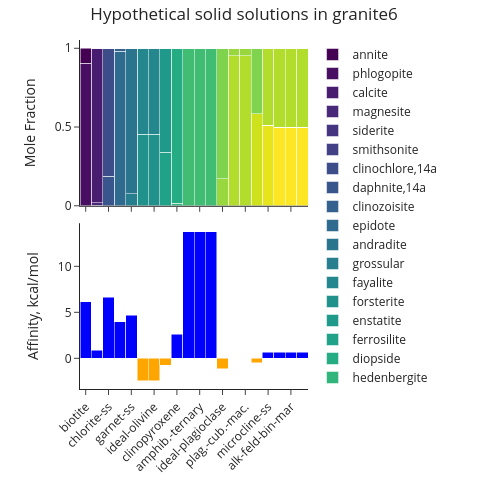

The cell this chart's notebook holds for it:
### Markdown cell above
### Check solid solutions

If you have included solid solutions in your sample, you can visualize them with `plot_solid_solutions`.

The upper plot displays mole fractions of the solid solution endmembers. The lower plot depicts whether the solid solution is supersaturated (blue) or undersaturated (orange) with respect to the fluid.

### Code cell
speciation_6_no_aq_org.plot_solid_solutions("granite6")

### Figure 1 — Plotly figure (JSON) as saved in the notebook; plotly's stock layout.template omitted (floating-point values rounded to 4 significant figures)
{"data": [{"marker": {"color": "#fde725"}, "name": "K-feldspar", "type": "bar", "x": ["biotite", "carbonate-calcite", "chlorite-ss", "epidote-ss", "garnet-ss", "olivine", "ideal-olivine", "orthopyroxene", "clinopyroxene", "ca-amphib.-binary", "amphib.-ternary", "trem-parg-binary", "ideal-plagioclase", "plagioclase,low", "plag.-cub.-mac.", "sanidine-ss", "microcline-ss", "alk.-feldspar-ss", "alk-feld-bin-mar", "feld-bin-marg-2"], "xaxis": "x", "y": [0, 0, 0, 0, 0, 0, 0, 0, 0, 0, 0, 0, 0, 0, 0, 0, 0, 0.4989, 0.4989, 0.4989], "yaxis": "y"}, {"marker": {"color": "#e7e419"}, "name": "microcline,maximum", "type": "bar", "x": ["biotite", "carbonate-calcite", "chlorite-ss", "epidote-ss", "garnet-ss", "olivine", "ideal-olivine", "orthopyroxene", "clinopyroxene", "ca-amphib.-binary", "amphib.-ternary", "trem-parg-binary", "ideal-plagioclase", "plagioclase,low", "plag.-cub.-mac.", "sanidine-ss", "microcline-ss", "alk.-feldspar-ss", "alk-feld-bin-mar", "feld-bin-marg-2"], "xaxis": "x", "y": [0, 0, 0, 0, 0, 0, 0, 0, 0, 0, 0, 0, 0, 0, 0, 0, 0.5116, 0, 0, 0], "yaxis": "y"}, {"marker": {"color": "#cde11d"}, "name": "sanidine,high", "type": "bar", "x": ["biotite", "carbonate-calcite", "chlorite-ss", "epidote-ss", "garnet-ss", "olivine", "ideal-olivine", "orthopyroxene", "clinopyroxene", "ca-amphib.-binary", "amphib.-ternary", "trem-parg-binary", "ideal-plagioclase", "plagioclase,low", "plag.-cub.-mac.", "sanidine-ss", "microcline-ss", "alk.-feldspar-ss", "alk-feld-bin-mar", "feld-bin-marg-2"], "xaxis": "x", "y": [0, 0, 0, 0, 0, 0, 0, 0, 0, 0, 0, 0, 0, 0, 0, 0.5831, 0, 0, 0, 0], "yaxis": "y"}, {"marker": {"color": "#b2dd2d"}, "name": "albite,low", "type": "bar", "x": ["biotite", "carbonate-calcite", "chlorite-ss", "epidote-ss", "garnet-ss", "olivine", "ideal-olivine", "orthopyroxene", "clinopyroxene", "ca-amphib.-binary", "amphib.-ternary", "trem-parg-binary", "ideal-plagioclase", "plagioclase,low", "plag.-cub.-mac.", "sanidine-ss", "microcline-ss", "alk.-feldspar-ss", "alk-feld-bin-mar", "feld-bin-marg-2"], "xaxis": "x", "y": [0, 0, 0, 0, 0, 0, 0, 0, 0, 0, 0, 0, 0, 0.9515, 0.9515, 0, 0.4884, 0.5011, 0.5011, 0.5011], "yaxis": "y"}, {"marker": {"color": "#98d83e"}, "name": "anorthite", "type": "bar", "x": ["biotite", "carbonate-calcite", "chlorite-ss", "epidote-ss", "garnet-ss", "olivine", "ideal-olivine", "orthopyroxene", "clinopyroxene", "ca-amphib.-binary", "amphib.-ternary", "trem-parg-binary", "ideal-plagioclase", "plagioclase,low", "plag.-cub.-mac.", "sanidine-ss", "microcline-ss", "alk.-feldspar-ss", "alk-feld-bin-mar", "feld-bin-marg-2"], "xaxis": "x", "y": [0, 0, 0, 0, 0, 0, 0, 0, 0, 0, 0, 0, 0.1719, 0.04854, 0.04854, 0, 0, 0, 0, 0], "yaxis": "y"}, {"marker": {"color": "#7fd34e"}, "name": "albite,high", "type": "bar", "x": ["biotite", "carbonate-calcite", "chlorite-ss", "epidote-ss", "garnet-ss", "olivine", "ideal-olivine", "orthopyroxene", "clinopyroxene", "ca-amphib.-binary", "amphib.-ternary", "trem-parg-binary", "ideal-plagioclase", "plagioclase,low", "plag.-cub.-mac.", "sanidine-ss", "microcline-ss", "alk.-feldspar-ss", "alk-feld-bin-mar", "feld-bin-marg-2"], "xaxis": "x", "y": [0, 0, 0, 0, 0, 0, 0, 0, 0, 0, 0, 0, 0.8281, 0, 0, 0.4169, 0, 0, 0, 0], "yaxis": "y"}, {"marker": {"color": "#67cc5c"}, "name": "pargasite", "type": "bar", "x": ["biotite", "carbonate-calcite", "chlorite-ss", "epidote-ss", "garnet-ss", "olivine", "ideal-olivine", "orthopyroxene", "clinopyroxene", "ca-amphib.-binary", "amphib.-ternary", "trem-parg-binary", "ideal-plagioclase", "plagioclase,low", "plag.-cub.-mac.", "sanidine-ss", "microcline-ss", "alk.-feldspar-ss", "alk-feld-bin-mar", "feld-bin-marg-2"], "xaxis": "x", "y": [0, 0, 0, 0, 0, 0, 0, 0, 0, 0, 1.1e-09, 1.1e-09, 0, 0, 0, 0, 0, 0, 0, 0], "yaxis": "y"}, {"marker": {"color": "#54c568"}, "name": "ferrotremolite", "type": "bar", "x": ["biotite", "carbonate-calcite", "chlorite-ss", "epidote-ss", "garnet-ss", "olivine", "ideal-olivine", "orthopyroxene", "clinopyroxene", "ca-amphib.-binary", "amphib.-ternary", "trem-parg-binary", "ideal-plagioclase", "plagioclase,low", "plag.-cub.-mac.", "sanidine-ss", "microcline-ss", "alk.-feldspar-ss", "alk-feld-bin-mar", "feld-bin-marg-2"], "xaxis": "x", "y": [0, 0, 0, 0, 0, 0, 0, 0, 0, 1.921e-08, 1.921e-08, 0, 0, 0, 0, 0, 0, 0, 0, 0], "yaxis": "y"}, {"marker": {"color": "#40bd72"}, "name": "tremolite", "type": "bar", "x": ["biotite", "carbonate-calcite", "chlorite-ss", "epidote-ss", "garnet-ss", "olivine", "ideal-olivine", "orthopyroxene", "clinopyroxene", "ca-amphib.-binary", "amphib.-ternary", "trem-parg-binary", "ideal-plagioclase", "plagioclase,low", "plag.-cub.-mac.", "sanidine-ss", "microcline-ss", "alk.-feldspar-ss", "alk-feld-bin-mar", "feld-bin-marg-2"], "xaxis": "x", "y": [0, 0, 0, 0, 0, 0, 0, 0, 0, 1, 1, 1, 0, 0, 0, 0, 0, 0, 0, 0], "yaxis": "y"}, {"marker": {"color": "#31b57b"}, "name": "hedenbergite", "type": "bar", "x": ["biotite", "carbonate-calcite", "chlorite-ss", "epidote-ss", "garnet-ss", "olivine", "ideal-olivine", "orthopyroxene", "clinopyroxene", "ca-amphib.-binary", "amphib.-ternary", "trem-parg-binary", "ideal-plagioclase", "plagioclase,low", "plag.-cub.-mac.", "sanidine-ss", "microcline-ss", "alk.-feldspar-ss", "alk-feld-bin-mar", "feld-bin-marg-2"], "xaxis": "x", "y": [0, 0, 0, 0, 0, 0, 0, 0, 0.01567, 0, 0, 0, 0, 0, 0, 0, 0, 0, 0, 0], "yaxis": "y"}, {"marker": {"color": "#25ac82"}, "name": "diopside", "type": "bar", "x": ["biotite", "carbonate-calcite", "chlorite-ss", "epidote-ss", "garnet-ss", "olivine", "ideal-olivine", "orthopyroxene", "clinopyroxene", "ca-amphib.-binary", "amphib.-ternary", "trem-parg-binary", "ideal-plagioclase", "plagioclase,low", "plag.-cub.-mac.", "sanidine-ss", "microcline-ss", "alk.-feldspar-ss", "alk-feld-bin-mar", "feld-bin-marg-2"], "xaxis": "x", "y": [0, 0, 0, 0, 0, 0, 0, 0, 0.9843, 0, 0, 0, 0, 0, 0, 0, 0, 0, 0, 0], "yaxis": "y"}, {"marker": {"color": "#1fa287"}, "name": "ferrosilite", "type": "bar", "x": ["biotite", "carbonate-calcite", "chlorite-ss", "epidote-ss", "garnet-ss", "olivine", "ideal-olivine", "orthopyroxene", "clinopyroxene", "ca-amphib.-binary", "amphib.-ternary", "trem-parg-binary", "ideal-plagioclase", "plagioclase,low", "plag.-cub.-mac.", "sanidine-ss", "microcline-ss", "alk.-feldspar-ss", "alk-feld-bin-mar", "feld-bin-marg-2"], "xaxis": "x", "y": [0, 0, 0, 0, 0, 0, 0, 0.339, 0, 0, 0, 0, 0, 0, 0, 0, 0, 0, 0, 0], "yaxis": "y"}, {"marker": {"color": "#1f998a"}, "name": "enstatite", "type": "bar", "x": ["biotite", "carbonate-calcite", "chlorite-ss", "epidote-ss", "garnet-ss", "olivine", "ideal-olivine", "orthopyroxene", "clinopyroxene", "ca-amphib.-binary", "amphib.-ternary", "trem-parg-binary", "ideal-plagioclase", "plagioclase,low", "plag.-cub.-mac.", "sanidine-ss", "microcline-ss", "alk.-feldspar-ss", "alk-feld-bin-mar", "feld-bin-marg-2"], "xaxis": "x", "y": [0, 0, 0, 0, 0, 0, 0, 0.661, 0, 0, 0, 0, 0, 0, 0, 0, 0, 0, 0, 0], "yaxis": "y"}, {"marker": {"color": "#21918c"}, "name": "forsterite", "type": "bar", "x": ["biotite", "carbonate-calcite", "chlorite-ss", "epidote-ss", "garnet-ss", "olivine", "ideal-olivine", "orthopyroxene", "clinopyroxene", "ca-amphib.-binary", "amphib.-ternary", "trem-parg-binary", "ideal-plagioclase", "plagioclase,low", "plag.-cub.-mac.", "sanidine-ss", "microcline-ss", "alk.-feldspar-ss", "alk-feld-bin-mar", "feld-bin-marg-2"], "xaxis": "x", "y": [0, 0, 0, 0, 0, 0.4542, 0.4542, 0, 0, 0, 0, 0, 0, 0, 0, 0, 0, 0, 0, 0], "yaxis": "y"}, {"marker": {"color": "#24878e"}, "name": "fayalite", "type": "bar", "x": ["biotite", "carbonate-calcite", "chlorite-ss", "epidote-ss", "garnet-ss", "olivine", "ideal-olivine", "orthopyroxene", "clinopyroxene", "ca-amphib.-binary", "amphib.-ternary", "trem-parg-binary", "ideal-plagioclase", "plagioclase,low", "plag.-cub.-mac.", "sanidine-ss", "microcline-ss", "alk.-feldspar-ss", "alk-feld-bin-mar", "feld-bin-marg-2"], "xaxis": "x", "y": [0, 0, 0, 0, 0, 0.5458, 0.5458, 0, 0, 0, 0, 0, 0, 0, 0, 0, 0, 0, 0, 0], "yaxis": "y"}, {"marker": {"color": "#277e8e"}, "name": "grossular", "type": "bar", "x": ["biotite", "carbonate-calcite", "chlorite-ss", "epidote-ss", "garnet-ss", "olivine", "ideal-olivine", "orthopyroxene", "clinopyroxene", "ca-amphib.-binary", "amphib.-ternary", "trem-parg-binary", "ideal-plagioclase", "plagioclase,low", "plag.-cub.-mac.", "sanidine-ss", "microcline-ss", "alk.-feldspar-ss", "alk-feld-bin-mar", "feld-bin-marg-2"], "xaxis": "x", "y": [0, 0, 0, 0, 0.07584, 0, 0, 0, 0, 0, 0, 0, 0, 0, 0, 0, 0, 0, 0, 0], "yaxis": "y"}, {"marker": {"color": "#2b748e"}, "name": "andradite", "type": "bar", "x": ["biotite", "carbonate-calcite", "chlorite-ss", "epidote-ss", "garnet-ss", "olivine", "ideal-olivine", "orthopyroxene", "clinopyroxene", "ca-amphib.-binary", "amphib.-ternary", "trem-parg-binary", "ideal-plagioclase", "plagioclase,low", "plag.-cub.-mac.", "sanidine-ss", "microcline-ss", "alk.-feldspar-ss", "alk-feld-bin-mar", "feld-bin-marg-2"], "xaxis": "x", "y": [0, 0, 0, 0, 0.9242, 0, 0, 0, 0, 0, 0, 0, 0, 0, 0, 0, 0, 0, 0, 0], "yaxis": "y"}, {"marker": {"color": "#2f6b8e"}, "name": "epidote", "type": "bar", "x": ["biotite", "carbonate-calcite", "chlorite-ss", "epidote-ss", "garnet-ss", "olivine", "ideal-olivine", "orthopyroxene", "clinopyroxene", "ca-amphib.-binary", "amphib.-ternary", "trem-parg-binary", "ideal-plagioclase", "plagioclase,low", "plag.-cub.-mac.", "sanidine-ss", "microcline-ss", "alk.-feldspar-ss", "alk-feld-bin-mar", "feld-bin-marg-2"], "xaxis": "x", "y": [0, 0, 0, 0.9823, 0, 0, 0, 0, 0, 0, 0, 0, 0, 0, 0, 0, 0, 0, 0, 0], "yaxis": "y"}, {"marker": {"color": "#34618d"}, "name": "clinozoisite", "type": "bar", "x": ["biotite", "carbonate-calcite", "chlorite-ss", "epidote-ss", "garnet-ss", "olivine", "ideal-olivine", "orthopyroxene", "clinopyroxene", "ca-amphib.-binary", "amphib.-ternary", "trem-parg-binary", "ideal-plagioclase", "plagioclase,low", "plag.-cub.-mac.", "sanidine-ss", "microcline-ss", "alk.-feldspar-ss", "alk-feld-bin-mar", "feld-bin-marg-2"], "xaxis": "x", "y": [0, 0, 0, 0.0177, 0, 0, 0, 0, 0, 0, 0, 0, 0, 0, 0, 0, 0, 0, 0, 0], "yaxis": "y"}, {"marker": {"color": "#39568c"}, "name": "daphnite,14a", "type": "bar", "x": ["biotite", "carbonate-calcite", "chlorite-ss", "epidote-ss", "garnet-ss", "olivine", "ideal-olivine", "orthopyroxene", "clinopyroxene", "ca-amphib.-binary", "amphib.-ternary", "trem-parg-binary", "ideal-plagioclase", "plagioclase,low", "plag.-cub.-mac.", "sanidine-ss", "microcline-ss", "alk.-feldspar-ss", "alk-feld-bin-mar", "feld-bin-marg-2"], "xaxis": "x", "y": [0, 0, 0.1881, 0, 0, 0, 0, 0, 0, 0, 0, 0, 0, 0, 0, 0, 0, 0, 0, 0], "yaxis": "y"}, {"marker": {"color": "#3d4d8a"}, "name": "clinochlore,14a", "type": "bar", "x": ["biotite", "carbonate-calcite", "chlorite-ss", "epidote-ss", "garnet-ss", "olivine", "ideal-olivine", "orthopyroxene", "clinopyroxene", "ca-amphib.-binary", "amphib.-ternary", "trem-parg-binary", "ideal-plagioclase", "plagioclase,low", "plag.-cub.-mac.", "sanidine-ss", "microcline-ss", "alk.-feldspar-ss", "alk-feld-bin-mar", "feld-bin-marg-2"], "xaxis": "x", "y": [0, 0, 0.8119, 0, 0, 0, 0, 0, 0, 0, 0, 0, 0, 0, 0, 0, 0, 0, 0, 0], "yaxis": "y"}, {"marker": {"color": "#424186"}, "name": "smithsonite", "type": "bar", "x": ["biotite", "carbonate-calcite", "chlorite-ss", "epidote-ss", "garnet-ss", "olivine", "ideal-olivine", "orthopyroxene", "clinopyroxene", "ca-amphib.-binary", "amphib.-ternary", "trem-parg-binary", "ideal-plagioclase", "plagioclase,low", "plag.-cub.-mac.", "sanidine-ss", "microcline-ss", "alk.-feldspar-ss", "alk-feld-bin-mar", "feld-bin-marg-2"], "xaxis": "x", "y": [0, 7.089e-06, 0, 0, 0, 0, 0, 0, 0, 0, 0, 0, 0, 0, 0, 0, 0, 0, 0, 0], "yaxis": "y"}, {"marker": {"color": "#453581"}, "name": "siderite", "type": "bar", "x": ["biotite", "carbonate-calcite", "chlorite-ss", "epidote-ss", "garnet-ss", "olivine", "ideal-olivine", "orthopyroxene", "clinopyroxene", "ca-amphib.-binary", "amphib.-ternary", "trem-parg-binary", "ideal-plagioclase", "plagioclase,low", "plag.-cub.-mac.", "sanidine-ss", "microcline-ss", "alk.-feldspar-ss", "alk-feld-bin-mar", "feld-bin-marg-2"], "xaxis": "x", "y": [0, 0.002134, 0, 0, 0, 0, 0, 0, 0, 0, 0, 0, 0, 0, 0, 0, 0, 0, 0, 0], "yaxis": "y"}, {"marker": {"color": "#482979"}, "name": "magnesite", "type": "bar", "x": ["biotite", "carbonate-calcite", "chlorite-ss", "epidote-ss", "garnet-ss", "olivine", "ideal-olivine", "orthopyroxene", "clinopyroxene", "ca-amphib.-binary", "amphib.-ternary", "trem-parg-binary", "ideal-plagioclase", "plagioclase,low", "plag.-cub.-mac.", "sanidine-ss", "microcline-ss", "alk.-feldspar-ss", "alk-feld-bin-mar", "feld-bin-marg-2"], "xaxis": "x", "y": [0, 0.01618, 0, 0, 0, 0, 0, 0, 0, 0, 0, 0, 0, 0, 0, 0, 0, 0, 0, 0], "yaxis": "y"}, {"marker": {"color": "#481c6e"}, "name": "calcite", "type": "bar", "x": ["biotite", "carbonate-calcite", "chlorite-ss", "epidote-ss", "garnet-ss", "olivine", "ideal-olivine", "orthopyroxene", "clinopyroxene", "ca-amphib.-binary", "amphib.-ternary", "trem-parg-binary", "ideal-plagioclase", "plagioclase,low", "plag.-cub.-mac.", "sanidine-ss", "microcline-ss", "alk.-feldspar-ss", "alk-feld-bin-mar", "feld-bin-marg-2"], "xaxis": "x", "y": [0, 0.9817, 0, 0, 0, 0, 0, 0, 0, 0, 0, 0, 0, 0, 0, 0, 0, 0, 0, 0], "yaxis": "y"}, {"marker": {"color": "#470e61"}, "name": "phlogopite", "type": "bar", "x": ["biotite", "carbonate-calcite", "chlorite-ss", "epidote-ss", "garnet-ss", "olivine", "ideal-olivine", "orthopyroxene", "clinopyroxene", "ca-amphib.-binary", "amphib.-ternary", "trem-parg-binary", "ideal-plagioclase", "plagioclase,low", "plag.-cub.-mac.", "sanidine-ss", "microcline-ss", "alk.-feldspar-ss", "alk-feld-bin-mar", "feld-bin-marg-2"], "xaxis": "x", "y": [0.9059, 0, 0, 0, 0, 0, 0, 0, 0, 0, 0, 0, 0, 0, 0, 0, 0, 0, 0, 0], "yaxis": "y"}, {"marker": {"color": "#440154"}, "name": "annite", "type": "bar", "x": ["biotite", "carbonate-calcite", "chlorite-ss", "epidote-ss", "garnet-ss", "olivine", "ideal-olivine", "orthopyroxene", "clinopyroxene", "ca-amphib.-binary", "amphib.-ternary", "trem-parg-binary", "ideal-plagioclase", "plagioclase,low", "plag.-cub.-mac.", "sanidine-ss", "microcline-ss", "alk.-feldspar-ss", "alk-feld-bin-mar", "feld-bin-marg-2"], "xaxis": "x", "y": [0.0941, 0, 0, 0, 0, 0, 0, 0, 0, 0, 0, 0, 0, 0, 0, 0, 0, 0, 0, 0], "yaxis": "y"}, {"marker": {"color": ["blue", "blue", "blue", "blue", "blue", "orange", "orange", "orange", "blue", "blue", "blue", "blue", "orange", "blue", "blue", "orange", "blue", "blue", "blue", "blue"]}, "name": "ss", "showlegend": false, "type": "bar", "x": ["biotite", "carbonate-calcite", "chlorite-ss", "epidote-ss", "garnet-ss", "olivine", "ideal-olivine", "orthopyroxene", "clinopyroxene", "ca-amphib.-binary", "amphib.-ternary", "trem-parg-binary", "ideal-plagioclase", "plagioclase,low", "plag.-cub.-mac.", "sanidine-ss", "microcline-ss", "alk.-feldspar-ss", "alk-feld-bin-mar", "feld-bin-marg-2"], "xaxis": "x2", "y": [6.149, 0.8981, 6.663, 3.95, 4.686, -2.432, -2.432, -0.7344, 2.6, 13.78, 13.78, 13.78, -1.138, 0.0511, 0.0511, -0.4924, 0.6781, 0.6539, 0.6539, 0.6539], "yaxis": "y2"}], "layout": {"autosize": false, "bargap": 0, "barmode": "stack", "height": 488, "legend": {"title": {}}, "margin": {"t": 40}, "title": {"text": "Hypothetical solid solutions in granite6", "x": 0.5, "xanchor": "center"}, "width": 488, "xaxis": {"anchor": "y", "autorange": true, "domain": [0, 1], "fixedrange": true, "range": [-0.5, 19.5], "showticklabels": false, "tickangle": -45, "title": {}, "type": "category"}, "xaxis2": {"anchor": "y2", "autorange": true, "domain": [0, 1], "range": [-0.5, 19.5], "showticklabels": true, "tickangle": -45, "type": "category"}, "yaxis": {"anchor": "x", "autorange": true, "domain": [0.525, 1], "fixedrange": true, "range": [0, 1.053], "title": {"text": "Mole Fraction"}, "type": "linear"}, "yaxis2": {"anchor": "x2", "autorange": true, "domain": [0, 0.475], "range": [-3.333, 14.68], "title": {"text": "Affinity, kcal/mol"}, "type": "linear"}}}
